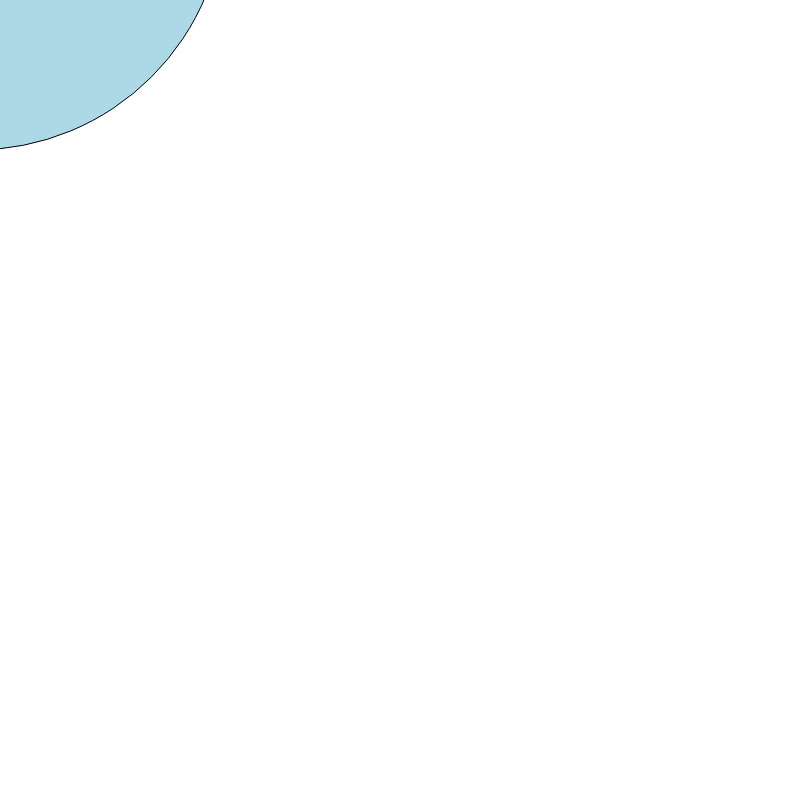
Frame 1 (no input)
Frame 60 (no input): identical to frame 1, image omitted
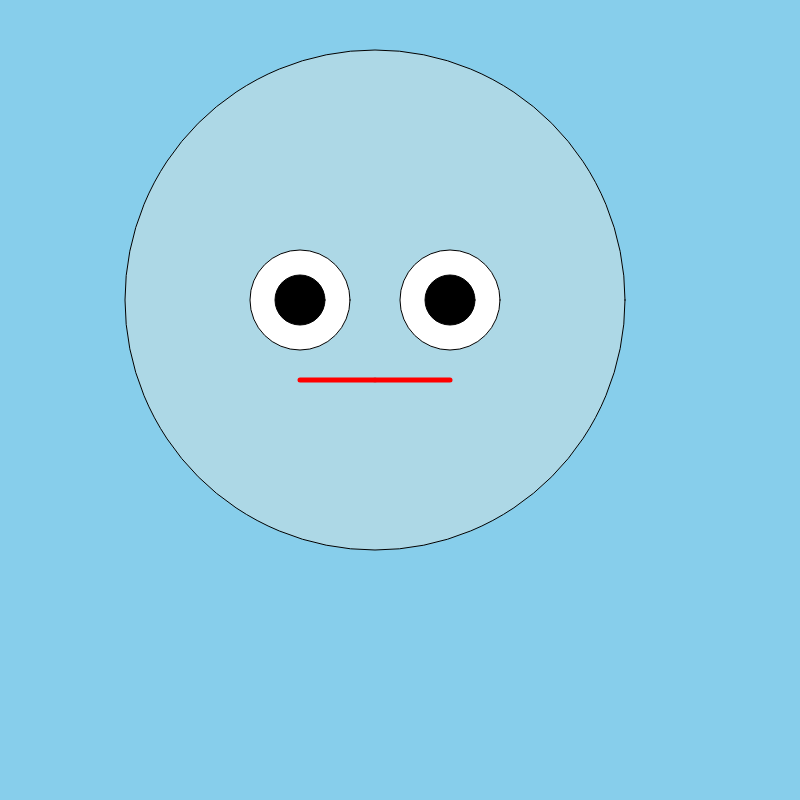
Frame 120 (the mouse pressed at the canvas centre since frame 60)

The p5.js sketch that drew these frames (run headless with seeded random() and noise() and a simulated clock; from frame 60 on, the mouse is pressed at the canvas centre):

// p5.js sketch
// ── sketch.js
var centerX = 100;
var centerY = 100;
var backgroundColor = "white";

var button;

var sel;
var faceColor = "lightblue";

function setup() {
  // put setup code here
  createCanvas(800,800);
  background(255);
  button = createButton ("click me");
  button.mousePressed (changeBG);


  sel = createSelect ();
  sel.option("lightblue");
  sel.option("pink");
  sel.option("lavender");

  sel.changed(function(){

    faceColor = sel.value();

  });
}

function draw() {
  // put drawing code here
  background(backgroundColor);
  centerX = mouseX;
  centerY = mouseY;
  stroke (0);
  strokeWeight(1);

console.log("xOffset: " + xOffset + "yOffset: " + yOffset);

stroke (0);
strokeWeight(1);
fill(faceColor);
ellipse(centerX -25, centerY -100, 500, 500);

  var xOffset = map(mouseX, 0, width, -20,20);
  var yOffset = map(mouseY, 0, height, -20,20);

  stroke(0);
  strokeWeight(1);
  fill("white");
  ellipse(centerX -100,centerY -100,100,100);
  ellipse(centerX +50,centerY -100,100,100);

  stroke (0);
  strokeWeight(1);
  fill("black");
  ellipse(centerX -100,centerY -100,50,50);
  ellipse(centerX +50,centerY -100,50,50);

  stroke(125);
  strokeWeight(5);
  point(centerX -25, centerY -20);

  stroke(255, 0, 0);
  line(centerX -100,centerY -20, centerX +50,centerY -20);
}

function mousePressed(){
backgroundColor = "skyblue";
}

function mouseReleased(){
backgroundColor = "deepskyblue";
}

function changeBG(){
backgroundColor = "green";
}
